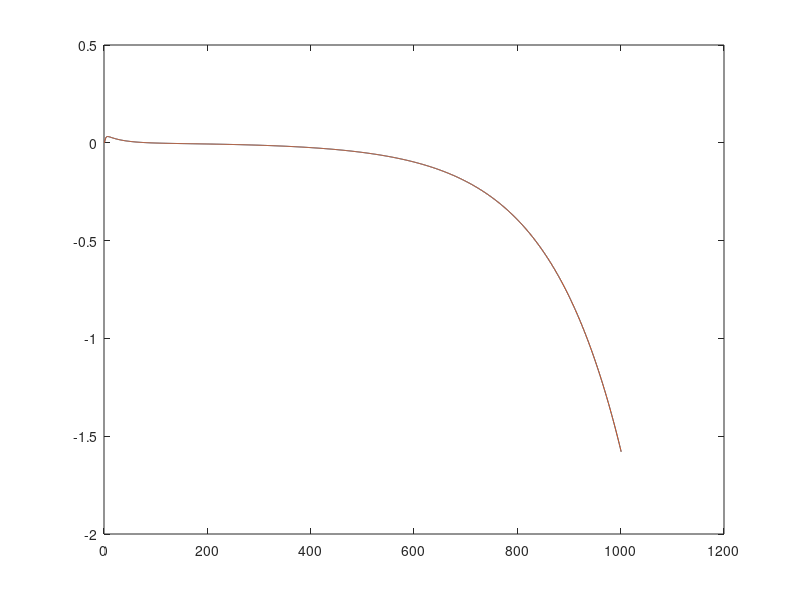

Write the MATLAB code that produced this figure.
close all
clear all
clc


m_d     = 0.46;
m       = 0.7;
l       = 0.6163;
b_theta = 1;% best with 0.08
b_phi   = 2.9 ;
g       = 9.81;
r       = 0.05;
k       = 0.006;
J_phi   = (1/2) * m_d * r^2 + m_d * ((l^2)/4);
J_th    = (1/12) * (m) *l^2;
Ts = 0.05; 
l_cg = 0.1;
mgl = m*9.81*l_cg;
theta = [m*g*l; J_th; b_theta; b_phi; k; J_phi];


    mgl = theta(1);
    J_theta = theta(2);
    k = theta(5);
    J_phi = theta(6);
    b_theta = theta(3);
    b_phi = theta(4);
% 
    A = [-b_theta/J_theta, mgl/J_theta, b_phi/J_theta,                   0;
        1,                0,           0,                               0;
        b_theta/J_theta,   -mgl/J_theta -b_phi*((1/J_theta)+(1/J_phi)),  0;
        0,                0,            0,                              1;
    ];

%     A = [0 1 0 0; 
%         -mgl/J_theta -b_theta/J_theta 0 b_phi/J_theta; 
%         0 0 0 1;
%         mgl/J_theta b_theta/J_theta 0 -b_phi/J_theta];

    B = [-k/J_theta; 0; (k/J_theta + k/J_phi); 0];
    % B = zeros(4,1);
%     B = [0; -k/J_theta; 0; (k/J_theta + k/J_phi)]
    C = [0 0 1 0; 0 0 1 0];
    D = [0;0];

    sys = ss(A,B,C,D);
    t = 0:0.002:2;  % 201 points
u = zeros(1, size(t,2));
[y, tOut, x] = lsim(sys, u,t,[0.2, 0, 0 0])

figure(1)
plot(y)


%% 
% 
% x0 = [0.2,0,0,0]; %initial condition
% t_a = linspace(0,1,20); %time vector
% [t,x] = ode45(@(t,x)myfunction(t, x, u, mgl, J_theta, b_theta, b_phi, k, J_phi),t_a,x0);
% figure
% plot(t_a,x.','LineWidth',1.5);
% 
% 
% function [dx, y] = pendulum(t, x, u, mgl, J_theta, b_theta, b_phi, k, J_phi, varargin)
% State equations
% dx = zeros(4, 1);
% dx(1) = x(2);
% dx(2) = -(mgl*cos(x(1))/J_theta) - (b_theta/J_theta)*x(2) + (b_phi/J_theta)*x(4) - (k/J_theta) * u;
% dx(3) = x(4);
% dx(4) = (mgl*cos(x(1))/J_theta) + (b_theta/J_theta) * x(2) - (b_phi/J_theta)*x(4) + ((k/J_theta) + (k/ J_phi))*u;
% 
% Output equations
% y = [x(1); x(4)];
% % Output equation
% y = [x(1);
%     x(4)];
% 
% State equation
% dx = [x(2);
%     -(mgl*cos(x(1))/J_theta) -(b_theta/J_theta)*x(2) + (b_phi/J_theta)*x(4) -(k/J_theta)*u;
%     x(3);
%     (mgl*cos(x(1))/J_theta) + (b_theta/J_theta)*x(2) - (b_phi/J_theta)*x(4) + ((k/J_theta)+ (k/J_phi))*u;
%     ];
% end